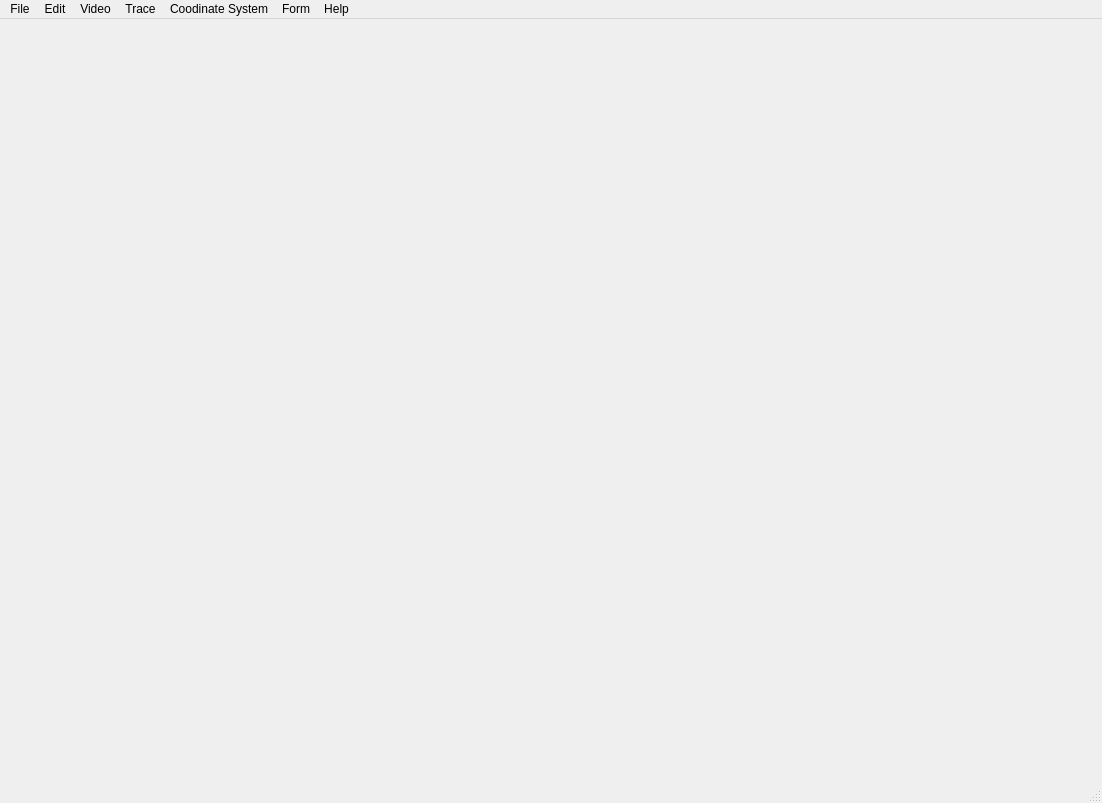
<?xml version="1.0" encoding="UTF-8"?>
<ui version="4.0">
 <class>MainWindow</class>
 <widget class="QMainWindow" name="MainWindow">
  <property name="geometry">
   <rect>
    <x>0</x>
    <y>0</y>
    <width>1102</width>
    <height>803</height>
   </rect>
  </property>
  <property name="windowTitle">
   <string>MainWindow</string>
  </property>
  <widget class="QWidget" name="centralwidget">
   <layout class="QVBoxLayout" name="verticalLayout"/>
  </widget>
  <widget class="QMenuBar" name="menubar">
   <property name="geometry">
    <rect>
     <x>0</x>
     <y>0</y>
     <width>1102</width>
     <height>24</height>
    </rect>
   </property>
   <widget class="QMenu" name="menuFile">
    <property name="title">
     <string>File</string>
    </property>
    <addaction name="actionNew"/>
    <addaction name="separator"/>
    <addaction name="actionOpen"/>
    <addaction name="actionRecently"/>
    <addaction name="separator"/>
    <addaction name="actionClose"/>
    <addaction name="actionClose_All_Tabs"/>
    <addaction name="separator"/>
    <addaction name="actionSave"/>
    <addaction name="actionSave_As"/>
    <addaction name="separator"/>
    <addaction name="actionImport"/>
    <addaction name="actionExport"/>
    <addaction name="separator"/>
    <addaction name="actionProperties"/>
    <addaction name="separator"/>
    <addaction name="actionPrint"/>
    <addaction name="actionExit"/>
   </widget>
   <widget class="QMenu" name="menuEdit">
    <property name="title">
     <string>Edit</string>
    </property>
    <widget class="QMenu" name="menuMat_Size">
     <property name="title">
      <string>Mat Size</string>
     </property>
     <addaction name="action480x360"/>
     <addaction name="action640x480"/>
     <addaction name="action960x720"/>
     <addaction name="action1280x960"/>
     <addaction name="action1600x1200"/>
     <addaction name="action2400x1800"/>
    </widget>
    <addaction name="actionUndo"/>
    <addaction name="actionRedo"/>
    <addaction name="separator"/>
    <addaction name="actionCopy_Image"/>
    <addaction name="actionCopy_Object"/>
    <addaction name="separator"/>
    <addaction name="actionPaste"/>
    <addaction name="separator"/>
    <addaction name="actionDelete"/>
    <addaction name="separator"/>
    <addaction name="actionNumbers"/>
    <addaction name="separator"/>
    <addaction name="menuMat_Size"/>
    <addaction name="separator"/>
    <addaction name="actionFont_Size"/>
    <addaction name="separator"/>
    <addaction name="actionLanguage"/>
    <addaction name="separator"/>
    <addaction name="actionPreferences"/>
   </widget>
   <widget class="QMenu" name="menuVideo">
    <property name="title">
     <string>Video</string>
    </property>
    <addaction name="actionImport_Video"/>
    <addaction name="separator"/>
    <addaction name="actionGo_to"/>
    <addaction name="actionApply_Cut"/>
    <addaction name="separator"/>
    <addaction name="actionPaste_Image"/>
   </widget>
   <widget class="QMenu" name="menuTrace">
    <property name="title">
     <string>Trace</string>
    </property>
    <widget class="QMenu" name="menuNew">
     <property name="title">
      <string>New</string>
     </property>
     <widget class="QMenu" name="menuExternal_Model">
      <property name="title">
       <string>External Model</string>
      </property>
      <addaction name="actionText_File"/>
      <addaction name="actionClipboard"/>
      <addaction name="separator"/>
      <addaction name="actionHelp_External_Model"/>
     </widget>
     <widget class="QMenu" name="menuMeasuring_Tools">
      <property name="title">
       <string>Measuring Tools</string>
      </property>
      <addaction name="actionTape_Measure"/>
      <addaction name="actionProtractor"/>
      <addaction name="actionCircle_Fitter"/>
     </widget>
     <widget class="QMenu" name="menuDynamic_Model">
      <property name="title">
       <string>Dynamic Model</string>
      </property>
      <addaction name="actionCartesian"/>
      <addaction name="actionPolar"/>
      <addaction name="actionTwo_Body_System"/>
     </widget>
     <widget class="QMenu" name="menuCalibration_Tools">
      <property name="title">
       <string>Calibration Tools</string>
      </property>
      <addaction name="actionCalibration_Stick"/>
      <addaction name="actionCalibration_Points"/>
      <addaction name="actionOffset_Origin"/>
     </widget>
     <addaction name="actionPoint_Mass"/>
     <addaction name="actionCenter_Of_Mass"/>
     <addaction name="separator"/>
     <addaction name="actionVector"/>
     <addaction name="actionVector_Sum"/>
     <addaction name="separator"/>
     <addaction name="actionLine_Profile"/>
     <addaction name="actionRGB_Region"/>
     <addaction name="separator"/>
     <addaction name="actionKinematic_Model"/>
     <addaction name="menuDynamic_Model"/>
     <addaction name="menuExternal_Model"/>
     <addaction name="separator"/>
     <addaction name="menuMeasuring_Tools"/>
     <addaction name="separator"/>
     <addaction name="menuCalibration_Tools"/>
    </widget>
    <addaction name="menuNew"/>
   </widget>
   <widget class="QMenu" name="menuCoodination">
    <property name="title">
     <string>Coodinate System</string>
    </property>
    <widget class="QMenu" name="menuReference_Frame">
     <property name="title">
      <string>Reference Frame</string>
     </property>
     <addaction name="actionDefault_ReferenceFrame"/>
    </widget>
    <addaction name="actionUnits"/>
    <addaction name="separator"/>
    <addaction name="actionLocked"/>
    <addaction name="separator"/>
    <addaction name="actionFiexed_Origin"/>
    <addaction name="actionFixed_Angle"/>
    <addaction name="actionFixed_Scale"/>
    <addaction name="separator"/>
    <addaction name="menuReference_Frame"/>
   </widget>
   <widget class="QMenu" name="menuForm">
    <property name="title">
     <string>Form</string>
    </property>
    <addaction name="actionRight_Views"/>
    <addaction name="actionBottom_Views"/>
    <addaction name="separator"/>
    <addaction name="actionTrack_Control"/>
    <addaction name="actionNotes"/>
    <addaction name="separator"/>
    <addaction name="actionData_Builder"/>
    <addaction name="actionData_Tool"/>
   </widget>
   <widget class="QMenu" name="menuHelp">
    <property name="title">
     <string>Help</string>
    </property>
    <addaction name="actionQuick_Start"/>
    <addaction name="actionTracker_Help"/>
    <addaction name="actionOnline_Help"/>
    <addaction name="actionOnline_Forum"/>
    <addaction name="actionTracker_Readme"/>
    <addaction name="separator"/>
    <addaction name="actionShow_Hints"/>
    <addaction name="separator"/>
    <addaction name="actionTracker_Online"/>
    <addaction name="separator"/>
    <addaction name="actionDiagnostics"/>
    <addaction name="separator"/>
    <addaction name="actionUpgrades"/>
    <addaction name="actionAbout_Tracker"/>
   </widget>
   <addaction name="menuFile"/>
   <addaction name="menuEdit"/>
   <addaction name="menuVideo"/>
   <addaction name="menuTrace"/>
   <addaction name="menuCoodination"/>
   <addaction name="menuForm"/>
   <addaction name="menuHelp"/>
  </widget>
  <widget class="QStatusBar" name="statusbar"/>
  <action name="actionNew">
   <property name="text">
    <string>New</string>
   </property>
  </action>
  <action name="actionOpen">
   <property name="text">
    <string>Open</string>
   </property>
  </action>
  <action name="actionClose">
   <property name="text">
    <string>Close Tab</string>
   </property>
  </action>
  <action name="actionClose_All_Tabs">
   <property name="text">
    <string>Close All Tabs</string>
   </property>
  </action>
  <action name="actionSave">
   <property name="text">
    <string>Save</string>
   </property>
  </action>
  <action name="actionSave_As">
   <property name="text">
    <string>Save As</string>
   </property>
  </action>
  <action name="actionImport">
   <property name="text">
    <string>Import</string>
   </property>
  </action>
  <action name="actionExport">
   <property name="text">
    <string>Export</string>
   </property>
  </action>
  <action name="actionProperties">
   <property name="text">
    <string>Properties</string>
   </property>
  </action>
  <action name="actionPrint">
   <property name="text">
    <string>Print</string>
   </property>
  </action>
  <action name="actionExit">
   <property name="text">
    <string>Exit</string>
   </property>
  </action>
  <action name="actionRecently">
   <property name="text">
    <string>Recently</string>
   </property>
  </action>
  <action name="actionUndo">
   <property name="text">
    <string>Undo</string>
   </property>
  </action>
  <action name="actionRedo">
   <property name="text">
    <string>Redo</string>
   </property>
  </action>
  <action name="actionCopy_Image">
   <property name="text">
    <string>Copy Image</string>
   </property>
  </action>
  <action name="actionCopy_Object">
   <property name="text">
    <string>Copy Object</string>
   </property>
  </action>
  <action name="actionPaste">
   <property name="text">
    <string>Paste</string>
   </property>
  </action>
  <action name="actionDelete">
   <property name="text">
    <string>Delete</string>
   </property>
  </action>
  <action name="actionNumbers">
   <property name="text">
    <string>Numbers</string>
   </property>
  </action>
  <action name="actionFont_Size">
   <property name="text">
    <string>Font Size</string>
   </property>
  </action>
  <action name="actionLanguage">
   <property name="text">
    <string>Language</string>
   </property>
  </action>
  <action name="actionPreferences">
   <property name="text">
    <string>Preferences</string>
   </property>
  </action>
  <action name="actionImport_Video">
   <property name="text">
    <string>Import Video</string>
   </property>
  </action>
  <action name="actionGo_to">
   <property name="text">
    <string>Go to</string>
   </property>
  </action>
  <action name="actionApply_Cut">
   <property name="text">
    <string>Apply Cut</string>
   </property>
  </action>
  <action name="actionPaste_Image">
   <property name="text">
    <string>Paste Image</string>
   </property>
  </action>
  <action name="action480x360">
   <property name="checkable">
    <bool>true</bool>
   </property>
   <property name="text">
    <string>480x360</string>
   </property>
  </action>
  <action name="action640x480">
   <property name="checkable">
    <bool>true</bool>
   </property>
   <property name="text">
    <string>640x480</string>
   </property>
  </action>
  <action name="action960x720">
   <property name="checkable">
    <bool>true</bool>
   </property>
   <property name="text">
    <string>960x720</string>
   </property>
  </action>
  <action name="action1280x960">
   <property name="checkable">
    <bool>true</bool>
   </property>
   <property name="checked">
    <bool>true</bool>
   </property>
   <property name="text">
    <string>1280x960</string>
   </property>
  </action>
  <action name="action1600x1200">
   <property name="checkable">
    <bool>true</bool>
   </property>
   <property name="text">
    <string>1600x1200</string>
   </property>
  </action>
  <action name="action2400x1800">
   <property name="checkable">
    <bool>true</bool>
   </property>
   <property name="text">
    <string>2400x1800</string>
   </property>
  </action>
  <action name="actionPoint_Mass">
   <property name="text">
    <string>Point Mass</string>
   </property>
  </action>
  <action name="actionCenter_Of_Mass">
   <property name="text">
    <string>Center Of Mass</string>
   </property>
  </action>
  <action name="actionVector">
   <property name="text">
    <string>Vector</string>
   </property>
  </action>
  <action name="actionVector_Sum">
   <property name="text">
    <string>Vector Sum</string>
   </property>
  </action>
  <action name="actionLine_Profile">
   <property name="text">
    <string>Line Profile</string>
   </property>
  </action>
  <action name="actionRGB_Region">
   <property name="text">
    <string>RGB Region</string>
   </property>
  </action>
  <action name="actionKinematic_Model">
   <property name="text">
    <string>Kinematic Model</string>
   </property>
  </action>
  <action name="actionCartesian">
   <property name="text">
    <string>Cartesian</string>
   </property>
  </action>
  <action name="actionPolar">
   <property name="text">
    <string>Polar</string>
   </property>
  </action>
  <action name="actionTwo_Body_System">
   <property name="text">
    <string>Two-Body System</string>
   </property>
  </action>
  <action name="actionText_File">
   <property name="text">
    <string>Text File</string>
   </property>
  </action>
  <action name="actionClipboard">
   <property name="text">
    <string>Clipboard</string>
   </property>
  </action>
  <action name="actionHelp_External_Model">
   <property name="text">
    <string>Help</string>
   </property>
  </action>
  <action name="actionTape_Measure">
   <property name="text">
    <string>Tape Measure</string>
   </property>
  </action>
  <action name="actionProtractor">
   <property name="text">
    <string>Protractor</string>
   </property>
  </action>
  <action name="actionCircle_Fitter">
   <property name="text">
    <string>Circle Fitter</string>
   </property>
  </action>
  <action name="actionCalibration_Stick">
   <property name="text">
    <string>Calibration Stick</string>
   </property>
  </action>
  <action name="actionCalibration_Points">
   <property name="text">
    <string>Calibration Points</string>
   </property>
  </action>
  <action name="actionOffset_Origin">
   <property name="text">
    <string>Offset Origin</string>
   </property>
  </action>
  <action name="actionUnits">
   <property name="text">
    <string>Units</string>
   </property>
  </action>
  <action name="actionLocked">
   <property name="checkable">
    <bool>true</bool>
   </property>
   <property name="text">
    <string>Locked</string>
   </property>
  </action>
  <action name="actionFiexed_Origin">
   <property name="checkable">
    <bool>true</bool>
   </property>
   <property name="checked">
    <bool>true</bool>
   </property>
   <property name="text">
    <string>Fiexed Origin</string>
   </property>
  </action>
  <action name="actionFixed_Angle">
   <property name="checkable">
    <bool>true</bool>
   </property>
   <property name="checked">
    <bool>true</bool>
   </property>
   <property name="text">
    <string>Fixed Angle</string>
   </property>
  </action>
  <action name="actionFixed_Scale">
   <property name="checkable">
    <bool>true</bool>
   </property>
   <property name="checked">
    <bool>true</bool>
   </property>
   <property name="text">
    <string>Fixed Scale</string>
   </property>
  </action>
  <action name="actionDefault_ReferenceFrame">
   <property name="checkable">
    <bool>true</bool>
   </property>
   <property name="checked">
    <bool>true</bool>
   </property>
   <property name="text">
    <string>Default</string>
   </property>
  </action>
  <action name="actionRight_Views">
   <property name="checkable">
    <bool>true</bool>
   </property>
   <property name="text">
    <string>Right Views</string>
   </property>
  </action>
  <action name="actionBottom_Views">
   <property name="checkable">
    <bool>true</bool>
   </property>
   <property name="text">
    <string>Bottom Views</string>
   </property>
  </action>
  <action name="actionTrack_Control">
   <property name="checkable">
    <bool>true</bool>
   </property>
   <property name="text">
    <string>Track Control</string>
   </property>
  </action>
  <action name="actionNotes">
   <property name="checkable">
    <bool>true</bool>
   </property>
   <property name="text">
    <string>Notes</string>
   </property>
  </action>
  <action name="actionData_Builder">
   <property name="checkable">
    <bool>true</bool>
   </property>
   <property name="text">
    <string>Data Builder</string>
   </property>
  </action>
  <action name="actionData_Tool">
   <property name="checkable">
    <bool>true</bool>
   </property>
   <property name="text">
    <string>Data Tool</string>
   </property>
  </action>
  <action name="actionQuick_Start">
   <property name="text">
    <string>Quick Start</string>
   </property>
  </action>
  <action name="actionTracker_Help">
   <property name="text">
    <string>Tracker Help</string>
   </property>
  </action>
  <action name="actionOnline_Help">
   <property name="text">
    <string>Online Help</string>
   </property>
  </action>
  <action name="actionOnline_Forum">
   <property name="text">
    <string>Online Forum</string>
   </property>
  </action>
  <action name="actionTracker_Readme">
   <property name="text">
    <string>Tracker Readme</string>
   </property>
  </action>
  <action name="actionShow_Hints">
   <property name="text">
    <string>Show Hints</string>
   </property>
  </action>
  <action name="actionTracker_Online">
   <property name="text">
    <string>Tracker Online</string>
   </property>
  </action>
  <action name="actionDiagnostics">
   <property name="text">
    <string>Diagnostics</string>
   </property>
  </action>
  <action name="actionUpgrades">
   <property name="text">
    <string>Upgrades</string>
   </property>
  </action>
  <action name="actionAbout_Tracker">
   <property name="text">
    <string>About Tracker</string>
   </property>
  </action>
 </widget>
 <resources/>
 <connections/>
</ui>
